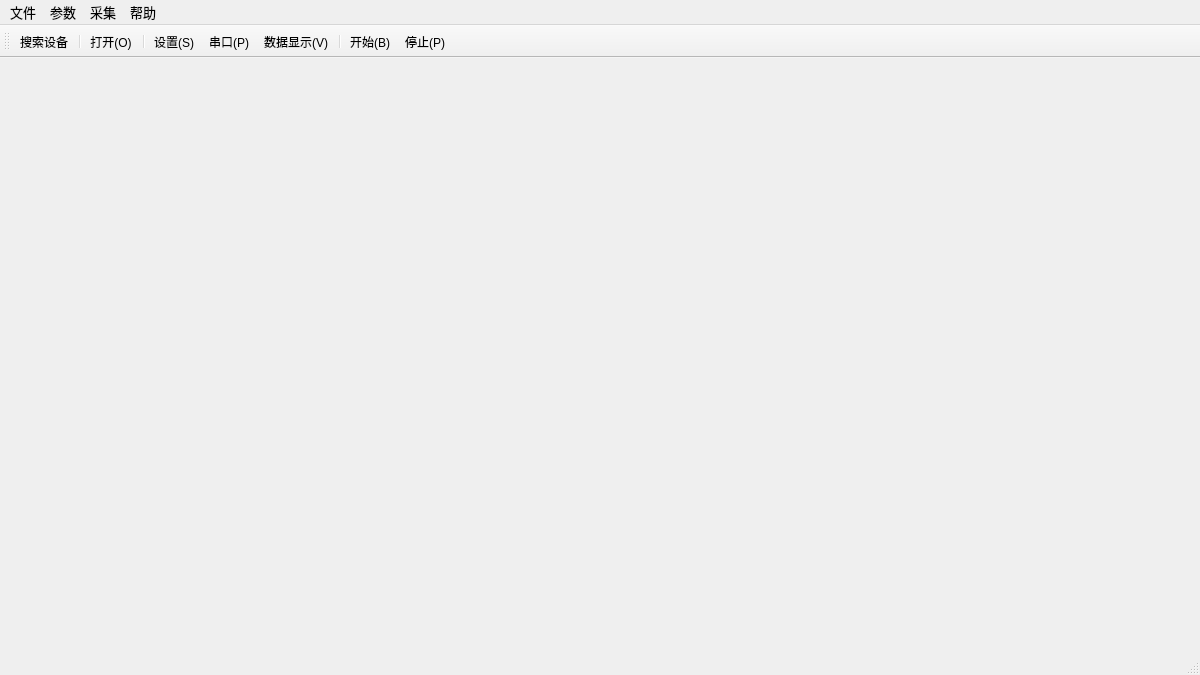
<?xml version="1.0" encoding="UTF-8"?>
<ui version="4.0">
 <class>MainWindow</class>
 <widget class="QMainWindow" name="MainWindow">
  <property name="geometry">
   <rect>
    <x>0</x>
    <y>0</y>
    <width>1200</width>
    <height>675</height>
   </rect>
  </property>
  <property name="minimumSize">
   <size>
    <width>1200</width>
    <height>675</height>
   </size>
  </property>
  <property name="windowTitle">
   <string>相干测风激光雷达数据采集控制软件</string>
  </property>
  <widget class="QWidget" name="centralWidget"/>
  <widget class="QMenuBar" name="menuBar">
   <property name="geometry">
    <rect>
     <x>0</x>
     <y>0</y>
     <width>1200</width>
     <height>25</height>
    </rect>
   </property>
   <property name="font">
    <font>
     <pointsize>10</pointsize>
    </font>
   </property>
   <widget class="QMenu" name="menu">
    <property name="font">
     <font>
      <pointsize>10</pointsize>
     </font>
    </property>
    <property name="title">
     <string>文件</string>
    </property>
    <addaction name="action_open"/>
    <addaction name="separator"/>
    <addaction name="action_view"/>
   </widget>
   <widget class="QMenu" name="menu_2">
    <property name="font">
     <font>
      <pointsize>10</pointsize>
     </font>
    </property>
    <property name="title">
     <string>参数</string>
    </property>
    <addaction name="action_set"/>
    <addaction name="action_serialport"/>
    <addaction name="action_collect_instruct"/>
   </widget>
   <widget class="QMenu" name="menu_3">
    <property name="font">
     <font>
      <pointsize>10</pointsize>
     </font>
    </property>
    <property name="title">
     <string>采集</string>
    </property>
    <addaction name="action_start"/>
    <addaction name="action_stop"/>
   </widget>
   <widget class="QMenu" name="menu_4">
    <property name="font">
     <font>
      <pointsize>10</pointsize>
     </font>
    </property>
    <property name="title">
     <string>帮助</string>
    </property>
    <addaction name="action_help"/>
    <addaction name="action_about"/>
   </widget>
   <addaction name="menu"/>
   <addaction name="menu_2"/>
   <addaction name="menu_3"/>
   <addaction name="menu_4"/>
  </widget>
  <widget class="QToolBar" name="mainToolBar">
   <property name="windowTitle">
    <string>工具栏</string>
   </property>
   <property name="iconSize">
    <size>
     <width>32</width>
     <height>32</height>
    </size>
   </property>
   <attribute name="toolBarArea">
    <enum>TopToolBarArea</enum>
   </attribute>
   <attribute name="toolBarBreak">
    <bool>false</bool>
   </attribute>
   <addaction name="action_searchDevice"/>
   <addaction name="separator"/>
   <addaction name="action_open"/>
   <addaction name="separator"/>
   <addaction name="action_set"/>
   <addaction name="action_serialport"/>
   <addaction name="action_view"/>
   <addaction name="separator"/>
   <addaction name="action_start"/>
   <addaction name="action_stop"/>
  </widget>
  <widget class="QStatusBar" name="statusBar">
   <property name="maximumSize">
    <size>
     <width>1280</width>
     <height>22</height>
    </size>
   </property>
  </widget>
  <action name="action_open">
   <property name="icon">
    <iconset resource="images.qrc">
     <normaloff>:/images/openfolder.png</normaloff>:/images/openfolder.png</iconset>
   </property>
   <property name="text">
    <string>打开(&amp;O)</string>
   </property>
   <property name="toolTip">
    <string>打开</string>
   </property>
   <property name="statusTip">
    <string>打开数据采集文件的存储位置</string>
   </property>
   <property name="shortcut">
    <string>Ctrl+O</string>
   </property>
  </action>
  <action name="action_saveAs">
   <property name="icon">
    <iconset resource="images.qrc">
     <normaloff>:/images/savefolder.png</normaloff>:/images/savefolder.png</iconset>
   </property>
   <property name="text">
    <string>另存为(&amp;A)...</string>
   </property>
   <property name="toolTip">
    <string>另存为</string>
   </property>
   <property name="statusTip">
    <string>Save current data to specified files</string>
   </property>
   <property name="shortcut">
    <string>Ctrl+A</string>
   </property>
  </action>
  <action name="action_view">
   <property name="icon">
    <iconset resource="images.qrc">
     <normaloff>:/images/plotView.png</normaloff>:/images/plotView.png</iconset>
   </property>
   <property name="text">
    <string>数据显示(&amp;V)</string>
   </property>
   <property name="toolTip">
    <string>数据显示</string>
   </property>
   <property name="shortcut">
    <string>Ctrl+W</string>
   </property>
  </action>
  <action name="action_set">
   <property name="icon">
    <iconset resource="images.qrc">
     <normaloff>:/images/set.png</normaloff>:/images/set.png</iconset>
   </property>
   <property name="text">
    <string>设置(&amp;S)</string>
   </property>
   <property name="toolTip">
    <string>参数设置</string>
   </property>
   <property name="statusTip">
    <string>打开采集参数设置对话框</string>
   </property>
   <property name="shortcut">
    <string>Ctrl+T</string>
   </property>
  </action>
  <action name="action_start">
   <property name="icon">
    <iconset resource="images.qrc">
     <normaloff>:/images/start.png</normaloff>:/images/start.png</iconset>
   </property>
   <property name="text">
    <string>开始(&amp;B)</string>
   </property>
   <property name="toolTip">
    <string>开始数据采集</string>
   </property>
   <property name="statusTip">
    <string>开始采集</string>
   </property>
   <property name="shortcut">
    <string>Ctrl+E</string>
   </property>
  </action>
  <action name="action_stop">
   <property name="icon">
    <iconset resource="images.qrc">
     <normaloff>:/images/stop.png</normaloff>:/images/stop.png</iconset>
   </property>
   <property name="text">
    <string>停止(&amp;P)</string>
   </property>
   <property name="toolTip">
    <string>停止数据采集</string>
   </property>
   <property name="statusTip">
    <string>停止采集</string>
   </property>
   <property name="shortcut">
    <string>Ctrl+S</string>
   </property>
  </action>
  <action name="action_help">
   <property name="icon">
    <iconset resource="images.qrc">
     <normaloff>:/images/help.png</normaloff>:/images/help.png</iconset>
   </property>
   <property name="text">
    <string>帮助</string>
   </property>
   <property name="toolTip">
    <string>帮助</string>
   </property>
   <property name="statusTip">
    <string>帮助</string>
   </property>
   <property name="shortcut">
    <string>F1</string>
   </property>
  </action>
  <action name="action_searchDevice">
   <property name="icon">
    <iconset resource="images.qrc">
     <normaloff>:/images/searchdevice.png</normaloff>:/images/searchdevice.png</iconset>
   </property>
   <property name="text">
    <string>搜索设备</string>
   </property>
   <property name="toolTip">
    <string>搜索并连接采集卡设备</string>
   </property>
   <property name="statusTip">
    <string>搜索并连接采集卡设备</string>
   </property>
   <property name="shortcut">
    <string>Ctrl+F</string>
   </property>
  </action>
  <action name="action_serialport">
   <property name="icon">
    <iconset resource="images.qrc">
     <normaloff>:/images/port.png</normaloff>:/images/port.png</iconset>
   </property>
   <property name="text">
    <string>串口(&amp;P)</string>
   </property>
   <property name="toolTip">
    <string>串口</string>
   </property>
   <property name="statusTip">
    <string>打开串口设置对话框</string>
   </property>
   <property name="shortcut">
    <string>Ctrl+P</string>
   </property>
  </action>
  <action name="action_collect_instruct">
   <property name="checkable">
    <bool>true</bool>
   </property>
   <property name="checked">
    <bool>true</bool>
   </property>
   <property name="text">
    <string>采集说明</string>
   </property>
  </action>
  <action name="action_about">
   <property name="text">
    <string>关于...</string>
   </property>
  </action>
 </widget>
 <layoutdefault spacing="6" margin="11"/>
 <resources>
  <include location="images.qrc"/>
 </resources>
 <connections/>
</ui>
